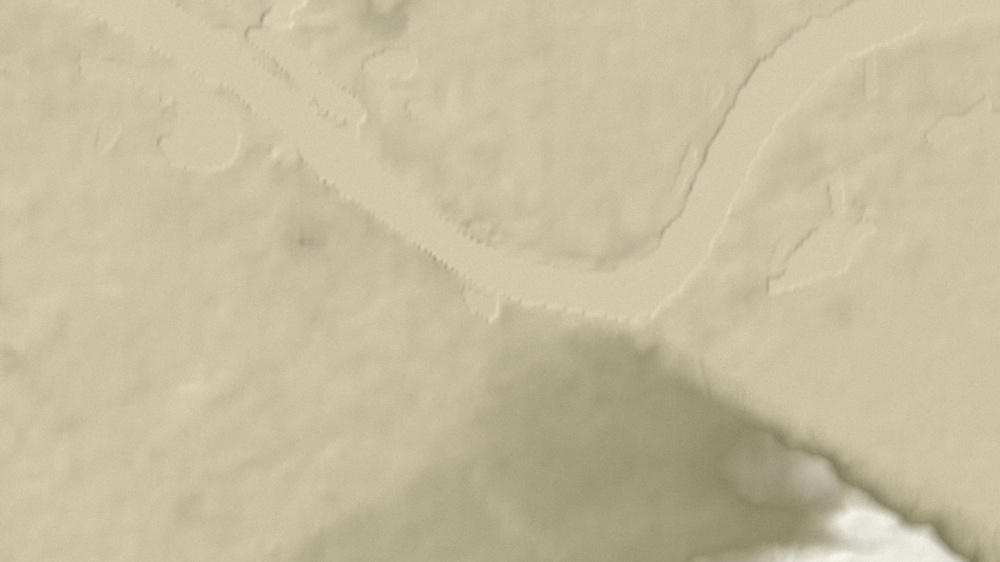
#> input picture frontlines-1m/assets/nijmegen.jpg, 1000 x 562 px, shrunk from 2880 x 1620 before the run, found by its file name; the run also reads 1 picture not shown here
$ python make_board_tex.py
#> lines starting #> are read from the running program, lines starting #| are printed output that depends on the picture
"""Dark 'Frontlines' board texture for the Nijmegen crossing map: basemap graded dark + the Waal (water mask) in deep glowing blue."""
import numpy as np
from PIL import Image, ImageEnhance, ImageFilter
b = Image.open("assets/nijmegen.jpg").convert("RGB")
#> b is the input picture: PIL image 1000x562 RGB; mean R, G, B 198, 189.4, 160.3
b = ImageEnhance.Color(b).enhance(0.25); b = ImageEnhance.Brightness(b).enhance(0.42); b = ImageEnhance.Contrast(b).enhance(1.25)
#> after `b = ImageEnhance.Color(b).enhance(0.25)`:
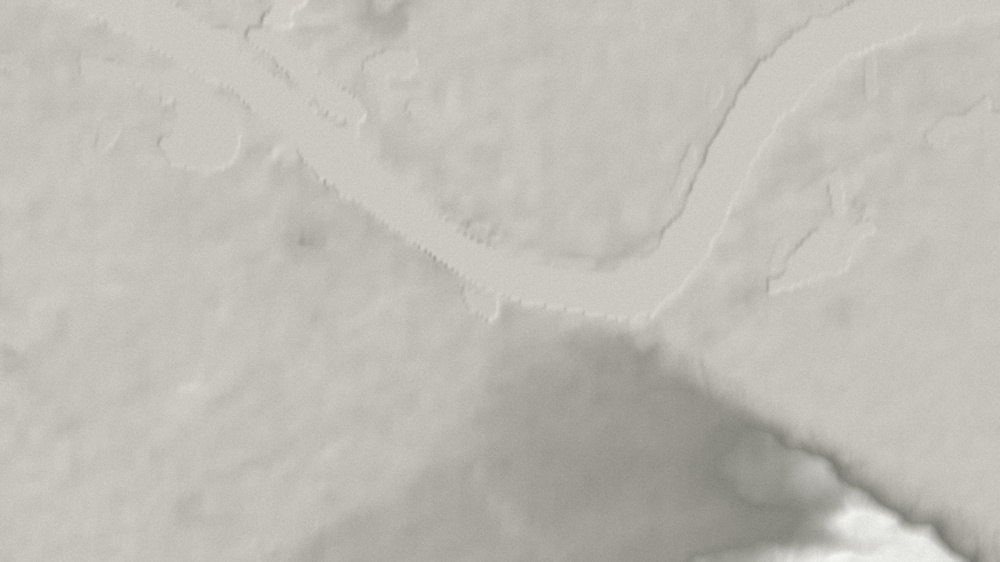
#> b: PIL image 1000x562 RGB; mean R, G, B 190.3, 188.4, 181.3
#> after `b = ImageEnhance.Brightness(b).enhance(0.42)`:
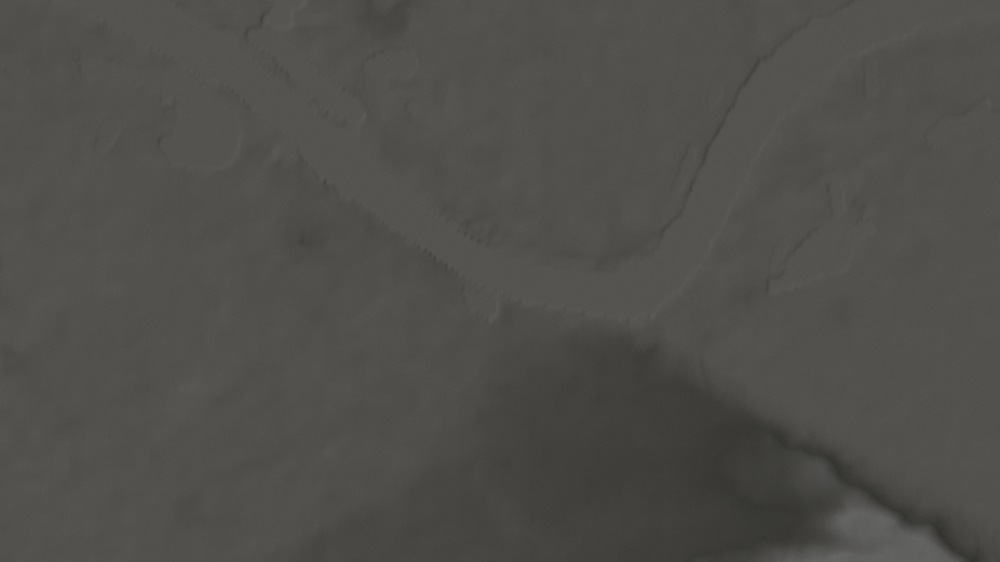
#> b: PIL image 1000x562 RGB; mean R, G, B 79.4, 78.6, 75.6
a = np.asarray(b, np.float32) * np.array([0.9, 0.97, 1.08])
w = np.asarray(Image.open("assets/nijmegen_water.png").convert("RGBA"))[..., 3].astype(np.float32) / 255
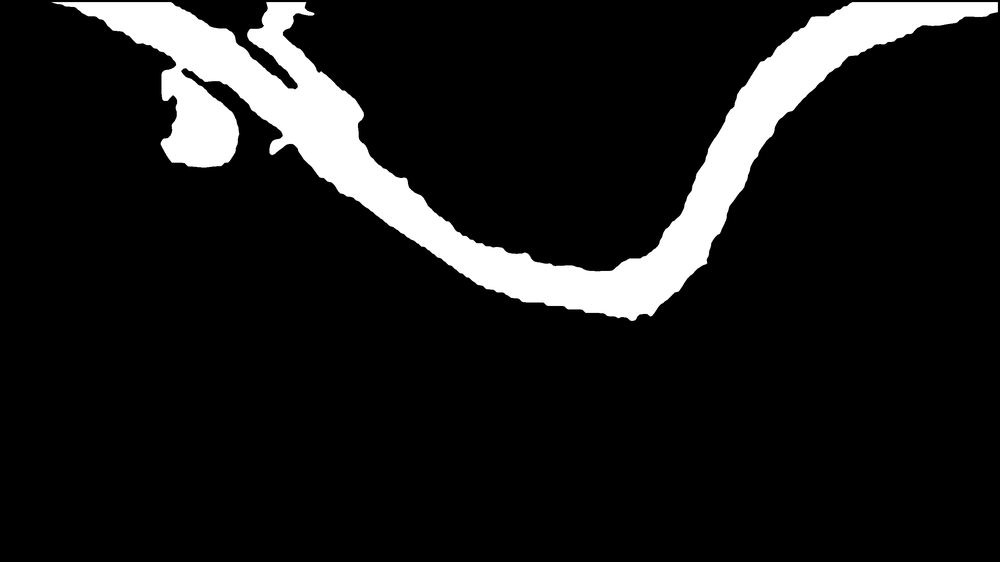
#> w: shape (562, 1000) float32; min 0, max 1, mean 0.103
glow = np.asarray(Image.fromarray((w * 255).astype(np.uint8)).filter(ImageFilter.GaussianBlur(14)), np.float32) / 255
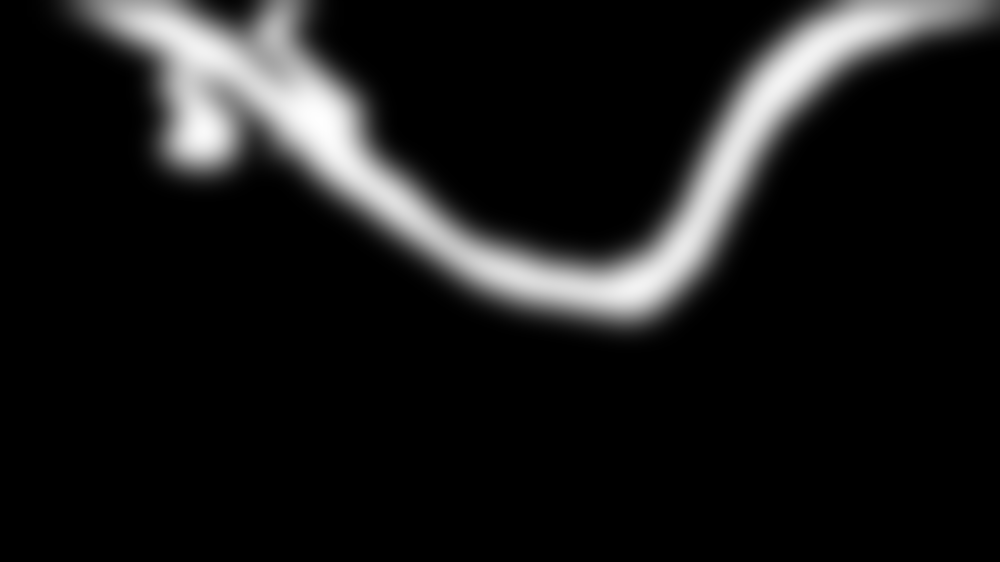
#> glow: shape (562, 1000) float32; min 0, max 0.996, mean 0.101
water = np.array([18, 44, 82], np.float32); edge = np.array([70, 140, 230], np.float32)
a = a * (1 - w[..., None]) + water * w[..., None]
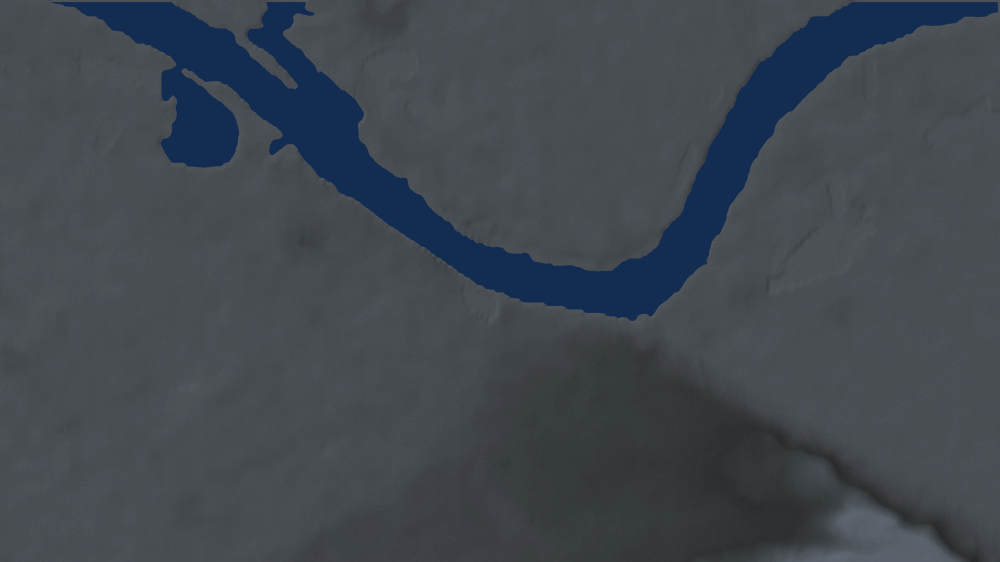
#> a: shape (562, 1000, 3) float64; mean R, G, B 65.2, 71.9, 79.8
a = a + edge * np.clip(glow - w, 0, 1)[..., None] * 0.9
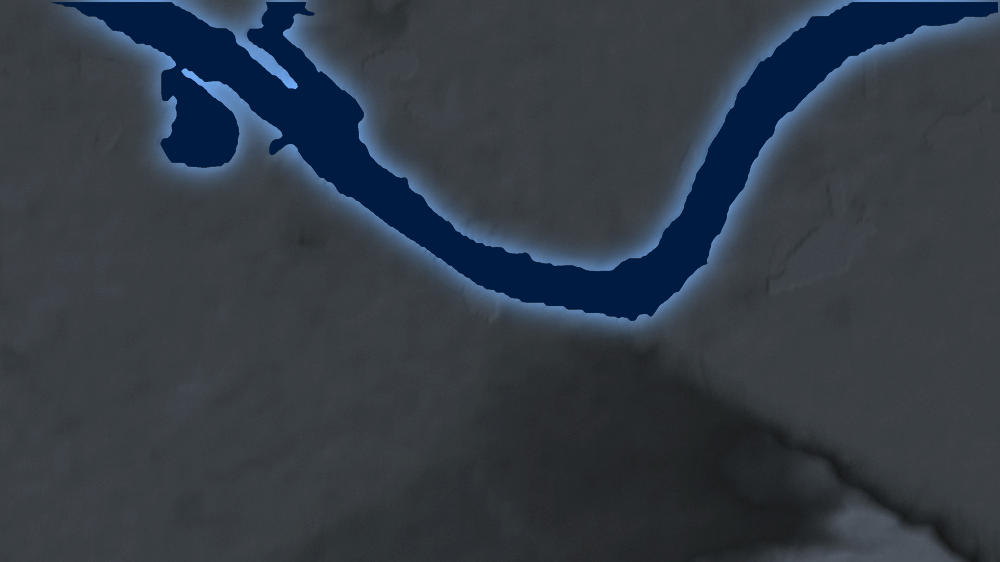
#> a: shape (562, 1000, 3) float64; mean R, G, B 66.7, 75, 84.8; drawn with min black and max white
Image.fromarray(np.clip(a, 0, 255).astype(np.uint8)).save("assets/media/board_nijmegen.jpg", quality=92)
Image.new("L", (64, 36), 0).save("assets/flat_height.png")
print("ok")
